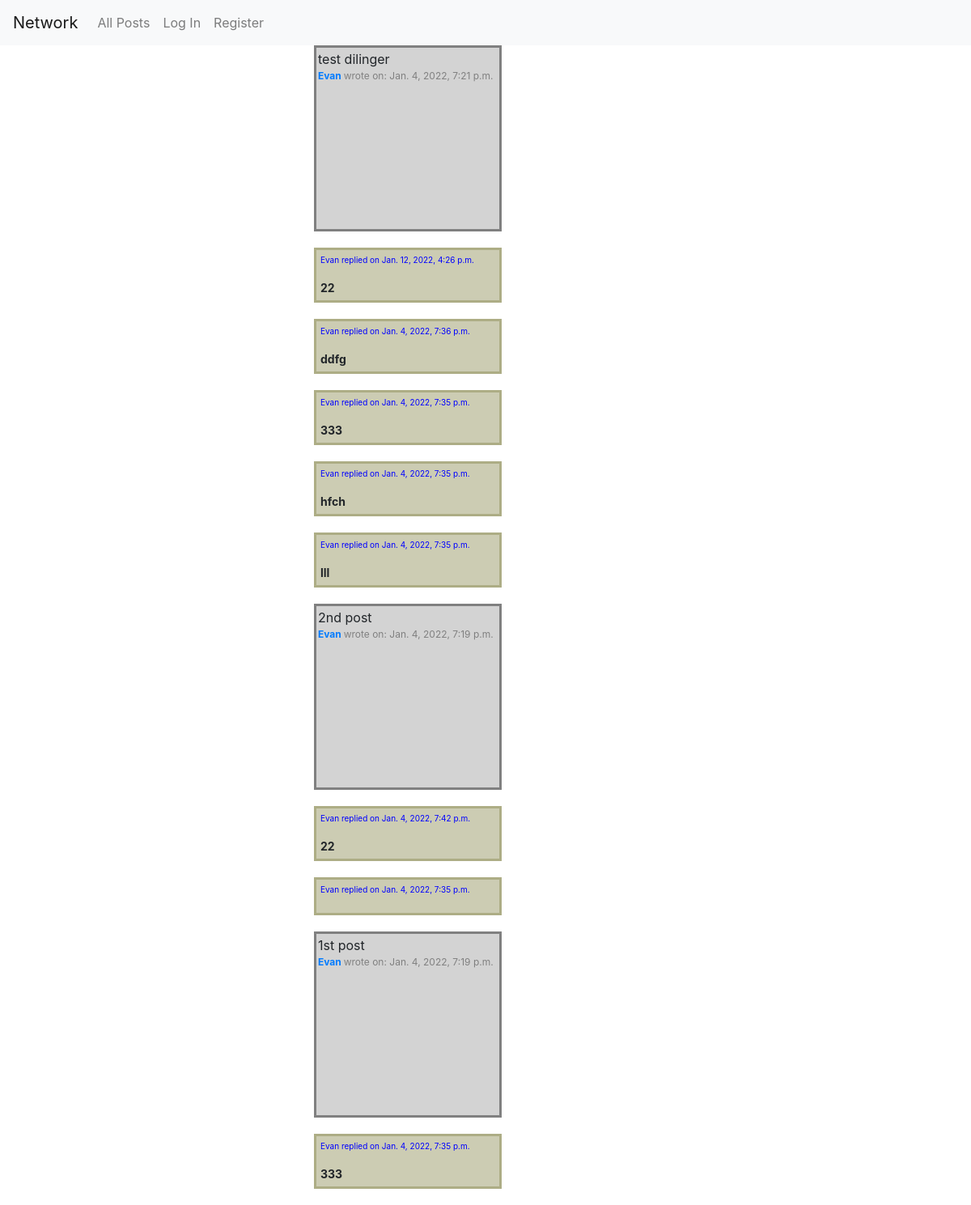
The page / on the database its author committed.
### network/models.py (models this page shows, shortened)
class Mypost(models.Model):
    description=models.CharField(max_length=300)
    created_date=models.DateTimeField(default=now, editable=False)
    owner=models.ForeignKey(User, on_delete=models.CASCADE, null="TRUE", blank="TRUE")
    objects = MypostManager()

class User(AbstractUser):
    email=models.EmailField(max_length=254)
    date_joined = models.DateTimeField(default=timezone.now)
    following = models.ManyToManyField("User", blank="TRUE", related_name="followlist")
    def __str__(self):
        return f"{self.username}"

class Reply(models.Model):
    reply_txt=models.CharField(max_length=150, blank="True")
    mypost_reply=models.ForeignKey(Mypost, on_delete=models.CASCADE, null="TRUE", blank="TRUE")
    created_date=models.DateTimeField(default=now, editable=False)
    lists = models.ManyToManyField(Mypost, blank="TRUE", related_name="replies")  # post_reply
    owner = models.ForeignKey(User, on_delete=models.CASCADE, null="TRUE", blank="TRUE")
    objects = ReplyManager()
    class Meta:
        ordering = ['-created_date']
    def __str__(self):
        return f"{self.reply_txt}"

### network/views.py (the view)
# urls.py: path("", views.index, name="index"),
def index(request):
    all_posts=Mypost.objects.order_by('-created_date')
    created_date = timezone.now()
    owner = request.user
    replies = Reply.objects.order_by('-created_date')
    if request.method == "POST":
        reply_txt = request.POST["reply_txt"]
        mypost_reply = request.POST.get("post_id")
        mypost = Mypost.objects.get(id=mypost_reply)
        my_post_replies = Reply.objects.filter(mypost_reply=mypost_reply)
        print(my_post_replies)
        reply = Reply.objects.create_reply(reply_txt=reply_txt, created_date=created_date, owner=owner,
                                           mypost_reply=mypost)
        reply.save()
        print(reply)
        reply.lists.add(mypost)
        print(owner, "replied on post number", mypost_reply, "and said:",reply)
        return render(request, "network/index.html", {"all_posts": all_posts, "replies":replies}) # to set following posts not all posts later my_post_replies": my_post_replies,
    else:
        return render(request, "network/index.html", {"all_posts": all_posts,"replies":replies})

### network/templates/network/index.html (shortened to what this page needs)
{% extends "network/layout.html" %}
{% block body %}
{% for post in all_posts %}
<ul>
<div class="post">{{post.description}}
    <p style= "color:grey; font-size:12px;"> <strong><a href="{% url "profile" post.owner_id %}" > {{post.owner}} </strong></a> wrote on: {{post.created_date}} </p>
</div>
</ul>
{% for rep in post.replies.all %}
 <ul>
        <div class="replies" ><p style= "color:blue; font-size:10px;">{{rep.owner}} replied on {{rep.created_date}}</p> <strong>{{rep}} </strong> </div>
</ul>
{% endfor %}
    </div>
{% endfor %}
{% endblock %}

### network/static/network/styles.css (style rules this page uses)
.post { border: 3px solid grey; background-color: lightgrey; font-size: 16px; height: 230px; width: 20%; padding: 2px; margin-bottom:20px; position: relative; left: 30%; }
.replies { border: 3px solid #adad85; background-color: #ccccb3; font-size: 14px; min-height: 10px; width: 20%; padding: 5px; margin-bottom:20px; position: relative; overflow: visible; left: 30%; }

### rows shown on the page
Mypost: description "test dilinger", owner "Evan", created_date "Jan. 4, 2022, 7:21 p.m."
Reply: owner "Evan", created_date "Jan. 12, 2022, 4:26 p.m.", reply_txt "22"
Reply: owner "Evan", created_date "Jan. 4, 2022, 7:36 p.m.", reply_txt "ddfg"
Reply: owner "Evan", created_date "Jan. 4, 2022, 7:35 p.m.", reply_txt "333"
Reply: owner "Evan", created_date "Jan. 4, 2022, 7:35 p.m.", reply_txt "hfch"
Reply: owner "Evan", created_date "Jan. 4, 2022, 7:35 p.m.", reply_txt "lll"
Mypost: description "2nd post", owner "Evan", created_date "Jan. 4, 2022, 7:19 p.m."
Reply: owner "Evan", created_date "Jan. 4, 2022, 7:42 p.m.", reply_txt "22"
Reply: owner "Evan", created_date "Jan. 4, 2022, 7:35 p.m."
Mypost: description "1st post", owner "Evan", created_date "Jan. 4, 2022, 7:19 p.m."
Reply: owner "Evan", created_date "Jan. 4, 2022, 7:35 p.m.", reply_txt "333"
